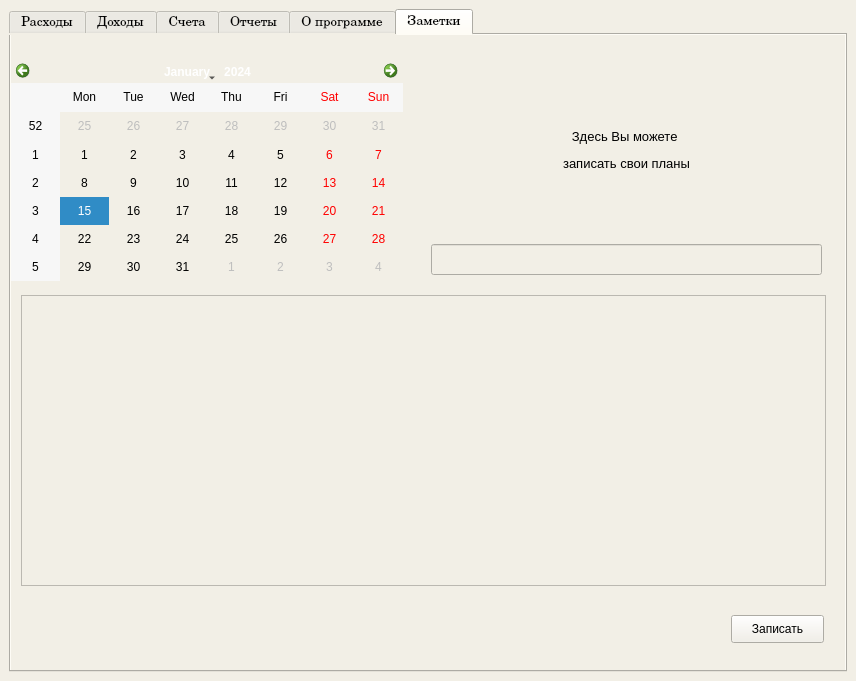
<?xml version="1.0" encoding="UTF-8"?>
<ui version="4.0">
 <class>MainWindow</class>
 <widget class="QMainWindow" name="MainWindow">
  <property name="geometry">
   <rect>
    <x>0</x>
    <y>0</y>
    <width>856</width>
    <height>681</height>
   </rect>
  </property>
  <property name="sizePolicy">
   <sizepolicy hsizetype="Expanding" vsizetype="Expanding">
    <horstretch>0</horstretch>
    <verstretch>0</verstretch>
   </sizepolicy>
  </property>
  <property name="windowTitle">
   <string>Home Finance</string>
  </property>
  <property name="styleSheet">
   <string notr="true">background-color: rgb(242, 239, 230);
</string>
  </property>
  <widget class="QWidget" name="centralwidget">
   <layout class="QGridLayout" name="gridLayout">
    <item row="0" column="0">
     <widget class="QTabWidget" name="tabWidget">
      <property name="font">
       <font>
        <family>Century Schoolbook</family>
        <pointsize>10</pointsize>
       </font>
      </property>
      <property name="currentIndex">
       <number>5</number>
      </property>
      <widget class="QWidget" name="tab_spent">
       <attribute name="title">
        <string>Расходы</string>
       </attribute>
       <layout class="QGridLayout" name="gridLayout_7">
        <item row="2" column="0">
         <widget class="QTableWidget" name="table_waste">
          <property name="font">
           <font>
            <family>Century Schoolbook</family>
           </font>
          </property>
          <property name="styleSheet">
           <string notr="true">background-color: rgb(255, 254, 244);</string>
          </property>
         </widget>
        </item>
        <item row="1" column="0">
         <layout class="QGridLayout" name="gridLayout_3">
          <item row="3" column="0">
           <widget class="QLabel" name="label_8">
            <property name="font">
             <font>
              <family>Century Schoolbook</family>
              <pointsize>13</pointsize>
             </font>
            </property>
            <property name="text">
             <string>Тип дохода</string>
            </property>
           </widget>
          </item>
          <item row="2" column="1">
           <widget class="QLineEdit" name="write_money_waste">
            <property name="font">
             <font>
              <family>Century Schoolbook</family>
              <pointsize>13</pointsize>
             </font>
            </property>
           </widget>
          </item>
          <item row="1" column="1">
           <widget class="QDateEdit" name="write_date_waste">
            <property name="font">
             <font>
              <family>Century Schoolbook</family>
              <pointsize>13</pointsize>
             </font>
            </property>
            <property name="dateTime">
             <datetime>
              <hour>0</hour>
              <minute>0</minute>
              <second>0</second>
              <year>2021</year>
              <month>1</month>
              <day>1</day>
             </datetime>
            </property>
           </widget>
          </item>
          <item row="3" column="1">
           <widget class="QComboBox" name="write_checking_waste">
            <property name="font">
             <font>
              <family>Century Schoolbook</family>
              <pointsize>13</pointsize>
             </font>
            </property>
           </widget>
          </item>
          <item row="0" column="0" colspan="3">
           <widget class="QLabel" name="label_10">
            <property name="minimumSize">
             <size>
              <width>0</width>
              <height>35</height>
             </size>
            </property>
            <property name="font">
             <font>
              <family>Century Schoolbook</family>
              <pointsize>14</pointsize>
              <weight>75</weight>
              <bold>true</bold>
             </font>
            </property>
            <property name="styleSheet">
             <string notr="true"/>
            </property>
            <property name="text">
             <string>Заполни форму, чтобы указать расход</string>
            </property>
            <property name="alignment">
             <set>Qt::AlignCenter</set>
            </property>
           </widget>
          </item>
          <item row="4" column="0">
           <widget class="QLabel" name="label_9">
            <property name="font">
             <font>
              <family>Century Schoolbook</family>
              <pointsize>13</pointsize>
             </font>
            </property>
            <property name="text">
             <string>Счёт</string>
            </property>
           </widget>
          </item>
          <item row="6" column="0" colspan="2">
           <widget class="QPushButton" name="btn_new_waste">
            <property name="font">
             <font>
              <family>Century Schoolbook</family>
              <pointsize>16</pointsize>
             </font>
            </property>
            <property name="styleSheet">
             <string notr="true">background-color: rgb(246, 184, 61);</string>
            </property>
            <property name="text">
             <string>указать расход</string>
            </property>
           </widget>
          </item>
          <item row="4" column="1">
           <widget class="QComboBox" name="write_type_waste">
            <property name="font">
             <font>
              <family>Century Schoolbook</family>
              <pointsize>13</pointsize>
             </font>
            </property>
           </widget>
          </item>
          <item row="5" column="0">
           <widget class="QLabel" name="label_14">
            <property name="font">
             <font>
              <family>Century Schoolbook</family>
              <pointsize>13</pointsize>
             </font>
            </property>
            <property name="text">
             <string>Примечание</string>
            </property>
           </widget>
          </item>
          <item row="1" column="0">
           <widget class="QLabel" name="label_6">
            <property name="font">
             <font>
              <family>Century Schoolbook</family>
              <pointsize>13</pointsize>
             </font>
            </property>
            <property name="text">
             <string>Дата</string>
            </property>
           </widget>
          </item>
          <item row="2" column="0">
           <widget class="QLabel" name="label_7">
            <property name="font">
             <font>
              <family>Century Schoolbook</family>
              <pointsize>13</pointsize>
             </font>
            </property>
            <property name="text">
             <string>Сумма</string>
            </property>
           </widget>
          </item>
          <item row="5" column="1">
           <widget class="QLineEdit" name="write_other_waste">
            <property name="font">
             <font>
              <family>Century Schoolbook</family>
              <pointsize>13</pointsize>
             </font>
            </property>
           </widget>
          </item>
         </layout>
        </item>
       </layout>
      </widget>
      <widget class="QWidget" name="tab_income">
       <attribute name="title">
        <string>Доходы</string>
       </attribute>
       <layout class="QGridLayout" name="gridLayout_2">
        <item row="0" column="0">
         <layout class="QGridLayout" name="gridLayout_8">
          <item row="1" column="2">
           <widget class="QDateEdit" name="write_date_profit">
            <property name="font">
             <font>
              <family>Century Schoolbook</family>
              <pointsize>13</pointsize>
             </font>
            </property>
            <property name="dateTime">
             <datetime>
              <hour>0</hour>
              <minute>0</minute>
              <second>0</second>
              <year>2021</year>
              <month>1</month>
              <day>1</day>
             </datetime>
            </property>
           </widget>
          </item>
          <item row="5" column="2">
           <widget class="QLineEdit" name="write_other_profit">
            <property name="font">
             <font>
              <family>Century Schoolbook</family>
              <pointsize>13</pointsize>
             </font>
            </property>
           </widget>
          </item>
          <item row="2" column="1">
           <widget class="QLabel" name="label_3">
            <property name="font">
             <font>
              <family>Century Schoolbook</family>
              <pointsize>13</pointsize>
             </font>
            </property>
            <property name="text">
             <string>Сумма</string>
            </property>
           </widget>
          </item>
          <item row="2" column="2">
           <widget class="QLineEdit" name="write_money_profit">
            <property name="font">
             <font>
              <family>Century Schoolbook</family>
              <pointsize>13</pointsize>
             </font>
            </property>
           </widget>
          </item>
          <item row="4" column="1">
           <widget class="QLabel" name="label_5">
            <property name="font">
             <font>
              <family>Century Schoolbook</family>
              <pointsize>13</pointsize>
             </font>
            </property>
            <property name="text">
             <string>Счёт</string>
            </property>
           </widget>
          </item>
          <item row="5" column="1">
           <widget class="QLabel" name="label_13">
            <property name="font">
             <font>
              <family>Century Schoolbook</family>
              <pointsize>13</pointsize>
             </font>
            </property>
            <property name="text">
             <string>Примечание</string>
            </property>
           </widget>
          </item>
          <item row="4" column="2">
           <widget class="QComboBox" name="write_bill_profit">
            <property name="font">
             <font>
              <family>Century Schoolbook</family>
              <pointsize>13</pointsize>
             </font>
            </property>
           </widget>
          </item>
          <item row="3" column="1">
           <widget class="QLabel" name="label_4">
            <property name="font">
             <font>
              <family>Century Schoolbook</family>
              <pointsize>13</pointsize>
             </font>
            </property>
            <property name="text">
             <string>Тип дохода</string>
            </property>
           </widget>
          </item>
          <item row="3" column="2">
           <widget class="QComboBox" name="write_kind_of_profit">
            <property name="font">
             <font>
              <family>Century Schoolbook</family>
              <pointsize>13</pointsize>
             </font>
            </property>
           </widget>
          </item>
          <item row="1" column="1">
           <widget class="QLabel" name="label_2">
            <property name="font">
             <font>
              <family>Century Schoolbook</family>
              <pointsize>13</pointsize>
             </font>
            </property>
            <property name="text">
             <string>Дата</string>
            </property>
           </widget>
          </item>
          <item row="6" column="1" colspan="2">
           <widget class="QPushButton" name="btn_new_profit">
            <property name="font">
             <font>
              <family>Century Schoolbook</family>
              <pointsize>16</pointsize>
             </font>
            </property>
            <property name="styleSheet">
             <string notr="true">background-color: rgb(246, 184, 61);</string>
            </property>
            <property name="text">
             <string> внести новый доход</string>
            </property>
           </widget>
          </item>
          <item row="0" column="1" colspan="3">
           <widget class="QLabel" name="label">
            <property name="minimumSize">
             <size>
              <width>0</width>
              <height>35</height>
             </size>
            </property>
            <property name="font">
             <font>
              <family>Century Schoolbook</family>
              <pointsize>14</pointsize>
              <weight>75</weight>
              <italic>false</italic>
              <bold>true</bold>
             </font>
            </property>
            <property name="styleSheet">
             <string notr="true"/>
            </property>
            <property name="text">
             <string>Заполни форму, чтобы внести деньги на счет</string>
            </property>
            <property name="alignment">
             <set>Qt::AlignCenter</set>
            </property>
           </widget>
          </item>
         </layout>
        </item>
        <item row="1" column="0">
         <widget class="QTableWidget" name="table_income">
          <property name="font">
           <font>
            <family>Century Schoolbook</family>
           </font>
          </property>
          <property name="styleSheet">
           <string notr="true">background-color: rgb(255, 254, 244);</string>
          </property>
         </widget>
        </item>
       </layout>
      </widget>
      <widget class="QWidget" name="tab_checking">
       <attribute name="title">
        <string>Счета</string>
       </attribute>
       <layout class="QGridLayout" name="gridLayout_4">
        <item row="0" column="0">
         <layout class="QGridLayout" name="gridLayout_9">
          <item row="1" column="0">
           <widget class="QLabel" name="label_15">
            <property name="font">
             <font>
              <family>Century Schoolbook</family>
              <pointsize>13</pointsize>
             </font>
            </property>
            <property name="text">
             <string>Название</string>
            </property>
           </widget>
          </item>
          <item row="1" column="1">
           <widget class="QLineEdit" name="write_new_bill">
            <property name="font">
             <font>
              <family>Century Schoolbook</family>
              <pointsize>13</pointsize>
             </font>
            </property>
           </widget>
          </item>
          <item row="0" column="0" colspan="3">
           <widget class="QLabel" name="label_16">
            <property name="minimumSize">
             <size>
              <width>0</width>
              <height>35</height>
             </size>
            </property>
            <property name="font">
             <font>
              <family>Georgia</family>
              <pointsize>14</pointsize>
              <weight>75</weight>
              <bold>true</bold>
             </font>
            </property>
            <property name="styleSheet">
             <string notr="true"/>
            </property>
            <property name="text">
             <string>Заполни форму, чтобы добавить новый счёт</string>
            </property>
            <property name="alignment">
             <set>Qt::AlignCenter</set>
            </property>
           </widget>
          </item>
          <item row="2" column="0" colspan="2">
           <widget class="QPushButton" name="btn_new_bill">
            <property name="font">
             <font>
              <family>Century Schoolbook</family>
              <pointsize>16</pointsize>
             </font>
            </property>
            <property name="styleSheet">
             <string notr="true">background-color: rgb(246, 184, 61);</string>
            </property>
            <property name="text">
             <string>завести новый счёт</string>
            </property>
           </widget>
          </item>
         </layout>
        </item>
        <item row="1" column="0">
         <widget class="QTableWidget" name="table_bill">
          <property name="styleSheet">
           <string notr="true">background-color: rgb(255, 254, 244);</string>
          </property>
         </widget>
        </item>
       </layout>
      </widget>
      <widget class="QWidget" name="tab_stat">
       <attribute name="title">
        <string>Отчеты</string>
       </attribute>
       <layout class="QVBoxLayout" name="verticalLayout_5">
        <item>
         <layout class="QGridLayout" name="gridLayout_5">
          <item row="2" column="2">
           <widget class="QDateEdit" name="date_stat_2">
            <property name="font">
             <font>
              <family>Century Schoolbook</family>
              <pointsize>13</pointsize>
             </font>
            </property>
            <property name="dateTime">
             <datetime>
              <hour>0</hour>
              <minute>0</minute>
              <second>0</second>
              <year>2021</year>
              <month>1</month>
              <day>2</day>
             </datetime>
            </property>
           </widget>
          </item>
          <item row="1" column="0">
           <spacer name="horizontalSpacer_3">
            <property name="orientation">
             <enum>Qt::Horizontal</enum>
            </property>
            <property name="sizeType">
             <enum>QSizePolicy::Maximum</enum>
            </property>
            <property name="sizeHint" stdset="0">
             <size>
              <width>150</width>
              <height>20</height>
             </size>
            </property>
           </spacer>
          </item>
          <item row="0" column="3">
           <spacer name="horizontalSpacer_6">
            <property name="orientation">
             <enum>Qt::Horizontal</enum>
            </property>
            <property name="sizeType">
             <enum>QSizePolicy::Maximum</enum>
            </property>
            <property name="sizeHint" stdset="0">
             <size>
              <width>50</width>
              <height>20</height>
             </size>
            </property>
           </spacer>
          </item>
          <item row="1" column="1">
           <widget class="QLabel" name="label_19">
            <property name="font">
             <font>
              <family>Century Schoolbook</family>
              <pointsize>13</pointsize>
             </font>
            </property>
            <property name="text">
             <string>&lt;html&gt;&lt;head/&gt;&lt;body&gt;&lt;p align=&quot;right&quot;&gt;с&lt;/p&gt;&lt;/body&gt;&lt;/html&gt;</string>
            </property>
           </widget>
          </item>
          <item row="1" column="2">
           <widget class="QDateEdit" name="date_stat_1">
            <property name="font">
             <font>
              <family>Century Schoolbook</family>
              <pointsize>13</pointsize>
             </font>
            </property>
            <property name="dateTime">
             <datetime>
              <hour>0</hour>
              <minute>0</minute>
              <second>0</second>
              <year>2021</year>
              <month>1</month>
              <day>1</day>
             </datetime>
            </property>
           </widget>
          </item>
          <item row="2" column="1">
           <widget class="QLabel" name="label_20">
            <property name="font">
             <font>
              <family>Century Schoolbook</family>
              <pointsize>13</pointsize>
             </font>
            </property>
            <property name="text">
             <string>&lt;html&gt;&lt;head/&gt;&lt;body&gt;&lt;p align=&quot;right&quot;&gt;по&lt;/p&gt;&lt;/body&gt;&lt;/html&gt;</string>
            </property>
           </widget>
          </item>
          <item row="0" column="4">
           <widget class="QLabel" name="label_23">
            <property name="font">
             <font>
              <family>Century Schoolbook</family>
              <pointsize>13</pointsize>
              <weight>75</weight>
              <bold>true</bold>
             </font>
            </property>
            <property name="text">
             <string>&lt;html&gt;&lt;head/&gt;&lt;body&gt;&lt;p align=&quot;center&quot;&gt;Выбери тип расхода&lt;/p&gt;&lt;/body&gt;&lt;/html&gt;</string>
            </property>
           </widget>
          </item>
          <item row="0" column="2">
           <widget class="QLabel" name="label_18">
            <property name="font">
             <font>
              <family>Century Schoolbook</family>
              <pointsize>13</pointsize>
              <weight>75</weight>
              <bold>true</bold>
             </font>
            </property>
            <property name="text">
             <string>&lt;html&gt;&lt;head/&gt;&lt;body&gt;&lt;p align=&quot;center&quot;&gt;Выбери период отчета&lt;/p&gt;&lt;/body&gt;&lt;/html&gt;</string>
            </property>
           </widget>
          </item>
          <item row="1" column="6">
           <spacer name="horizontalSpacer_4">
            <property name="orientation">
             <enum>Qt::Horizontal</enum>
            </property>
            <property name="sizeType">
             <enum>QSizePolicy::Maximum</enum>
            </property>
            <property name="sizeHint" stdset="0">
             <size>
              <width>150</width>
              <height>20</height>
             </size>
            </property>
           </spacer>
          </item>
          <item row="3" column="2">
           <spacer name="horizontalSpacer_5">
            <property name="orientation">
             <enum>Qt::Horizontal</enum>
            </property>
            <property name="sizeType">
             <enum>QSizePolicy::Maximum</enum>
            </property>
            <property name="sizeHint" stdset="0">
             <size>
              <width>100</width>
              <height>10</height>
             </size>
            </property>
           </spacer>
          </item>
          <item row="4" column="1" colspan="4">
           <widget class="QPushButton" name="btn_stat_waste">
            <property name="font">
             <font>
              <family>Century Schoolbook</family>
              <pointsize>16</pointsize>
              <weight>75</weight>
              <bold>true</bold>
             </font>
            </property>
            <property name="styleSheet">
             <string notr="true">background-color: rgb(246, 184, 61);</string>
            </property>
            <property name="text">
             <string>Рассчитать</string>
            </property>
           </widget>
          </item>
          <item row="6" column="1" colspan="4">
           <widget class="QLabel" name="label_24">
            <property name="font">
             <font>
              <family>Century Schoolbook</family>
              <pointsize>13</pointsize>
              <weight>75</weight>
              <bold>true</bold>
             </font>
            </property>
            <property name="text">
             <string>&lt;html&gt;&lt;head/&gt;&lt;body&gt;&lt;p align=&quot;center&quot;&gt;Потрачено&lt;/p&gt;&lt;/body&gt;&lt;/html&gt;</string>
            </property>
           </widget>
          </item>
          <item row="7" column="1" colspan="4">
           <widget class="QLabel" name="label_report_stat_waste">
            <property name="font">
             <font>
              <family>Century Schoolbook</family>
              <pointsize>20</pointsize>
              <weight>75</weight>
              <bold>true</bold>
             </font>
            </property>
            <property name="text">
             <string>&lt;html&gt;&lt;head/&gt;&lt;body&gt;&lt;p align=&quot;center&quot;&gt;0 руб&lt;/p&gt;&lt;/body&gt;&lt;/html&gt;</string>
            </property>
           </widget>
          </item>
          <item row="5" column="2">
           <spacer name="horizontalSpacer_7">
            <property name="orientation">
             <enum>Qt::Horizontal</enum>
            </property>
            <property name="sizeType">
             <enum>QSizePolicy::Maximum</enum>
            </property>
            <property name="sizeHint" stdset="0">
             <size>
              <width>100</width>
              <height>10</height>
             </size>
            </property>
           </spacer>
          </item>
          <item row="1" column="4">
           <widget class="QComboBox" name="comboBox">
            <property name="font">
             <font>
              <family>Century Schoolbook</family>
              <pointsize>13</pointsize>
             </font>
            </property>
           </widget>
          </item>
         </layout>
        </item>
        <item>
         <spacer name="horizontalSpacer">
          <property name="orientation">
           <enum>Qt::Horizontal</enum>
          </property>
          <property name="sizeHint" stdset="0">
           <size>
            <width>40</width>
            <height>10</height>
           </size>
          </property>
         </spacer>
        </item>
        <item>
         <layout class="QGridLayout" name="gridLayout_6">
          <item row="1" column="0">
           <widget class="QLabel" name="label_all_profit">
            <property name="minimumSize">
             <size>
              <width>0</width>
              <height>50</height>
             </size>
            </property>
            <property name="font">
             <font>
              <family>Century Schoolbook</family>
              <pointsize>23</pointsize>
              <weight>75</weight>
              <bold>true</bold>
             </font>
            </property>
            <property name="styleSheet">
             <string notr="true">background-color: rgb(246, 184, 61);</string>
            </property>
            <property name="text">
             <string>&lt;html&gt;&lt;head/&gt;&lt;body&gt;&lt;p align=&quot;center&quot;&gt;0 руб&lt;/p&gt;&lt;/body&gt;&lt;/html&gt;</string>
            </property>
           </widget>
          </item>
          <item row="3" column="0" colspan="2">
           <widget class="QLabel" name="label_30">
            <property name="enabled">
             <bool>true</bool>
            </property>
            <property name="minimumSize">
             <size>
              <width>0</width>
              <height>40</height>
             </size>
            </property>
            <property name="font">
             <font>
              <family>Century Schoolbook</family>
              <pointsize>12</pointsize>
              <weight>75</weight>
              <bold>true</bold>
             </font>
            </property>
            <property name="styleSheet">
             <string notr="true">background-color: rgb(213, 210, 195);</string>
            </property>
            <property name="text">
             <string>&lt;html&gt;&lt;head/&gt;&lt;body&gt;&lt;p align=&quot;center&quot;&gt; остаток на всех счетах&lt;/p&gt;&lt;/body&gt;&lt;/html&gt;</string>
            </property>
           </widget>
          </item>
          <item row="0" column="1">
           <widget class="QLabel" name="label_28">
            <property name="font">
             <font>
              <family>Century Schoolbook</family>
              <pointsize>12</pointsize>
              <weight>75</weight>
              <bold>true</bold>
             </font>
            </property>
            <property name="styleSheet">
             <string notr="true">background-color: rgb(213, 210, 195);</string>
            </property>
            <property name="text">
             <string>&lt;html&gt;&lt;head/&gt;&lt;body&gt;&lt;p align=&quot;center&quot;&gt;всего потрачено &lt;/p&gt;&lt;/body&gt;&lt;/html&gt;</string>
            </property>
           </widget>
          </item>
          <item row="0" column="0">
           <widget class="QLabel" name="label_26">
            <property name="minimumSize">
             <size>
              <width>0</width>
              <height>40</height>
             </size>
            </property>
            <property name="font">
             <font>
              <family>Century Schoolbook</family>
              <pointsize>12</pointsize>
              <weight>75</weight>
              <bold>true</bold>
             </font>
            </property>
            <property name="styleSheet">
             <string notr="true">background-color: rgb(213, 210, 195);</string>
            </property>
            <property name="text">
             <string>&lt;html&gt;&lt;head/&gt;&lt;body&gt;&lt;p align=&quot;center&quot;&gt;всего заработано &lt;/p&gt;&lt;/body&gt;&lt;/html&gt;</string>
            </property>
           </widget>
          </item>
          <item row="1" column="1">
           <widget class="QLabel" name="label_all_waste">
            <property name="font">
             <font>
              <family>Century Schoolbook</family>
              <pointsize>23</pointsize>
              <weight>75</weight>
              <bold>true</bold>
             </font>
            </property>
            <property name="styleSheet">
             <string notr="true">background-color: rgb(246, 184, 61);</string>
            </property>
            <property name="text">
             <string>&lt;html&gt;&lt;head/&gt;&lt;body&gt;&lt;p align=&quot;center&quot;&gt;0 руб&lt;/p&gt;&lt;/body&gt;&lt;/html&gt;</string>
            </property>
           </widget>
          </item>
          <item row="2" column="0" colspan="2">
           <spacer name="horizontalSpacer_8">
            <property name="orientation">
             <enum>Qt::Horizontal</enum>
            </property>
            <property name="sizeHint" stdset="0">
             <size>
              <width>40</width>
              <height>10</height>
             </size>
            </property>
           </spacer>
          </item>
         </layout>
        </item>
        <item>
         <widget class="QLabel" name="label_all_money_now">
          <property name="font">
           <font>
            <family>Century Schoolbook</family>
            <pointsize>23</pointsize>
            <weight>75</weight>
            <bold>true</bold>
           </font>
          </property>
          <property name="styleSheet">
           <string notr="true">background-color: rgb(246, 184, 61);</string>
          </property>
          <property name="text">
           <string>&lt;html&gt;&lt;head/&gt;&lt;body&gt;&lt;p align=&quot;center&quot;&gt;0 руб&lt;/p&gt;&lt;/body&gt;&lt;/html&gt;</string>
          </property>
         </widget>
        </item>
        <item>
         <spacer name="horizontalSpacer_2">
          <property name="orientation">
           <enum>Qt::Horizontal</enum>
          </property>
          <property name="sizeHint" stdset="0">
           <size>
            <width>40</width>
            <height>10</height>
           </size>
          </property>
         </spacer>
        </item>
       </layout>
      </widget>
      <widget class="QWidget" name="tab_faq">
       <attribute name="title">
        <string>О программе</string>
       </attribute>
       <layout class="QVBoxLayout" name="verticalLayout">
        <item>
         <widget class="QLabel" name="label_11">
          <property name="minimumSize">
           <size>
            <width>806</width>
            <height>0</height>
           </size>
          </property>
          <property name="mouseTracking">
           <bool>false</bool>
          </property>
          <property name="toolTip">
           <string>&lt;html&gt;&lt;head/&gt;&lt;body&gt;&lt;p align=&quot;center&quot;&gt;&lt;span style=&quot; font-size:10pt;&quot;&gt;Проблема управления личным бюджетом является актуальной для каждого человека.&lt;/span&gt;&lt;/p&gt;&lt;p align=&quot;center&quot;&gt;&lt;span style=&quot; font-size:10pt;&quot;&gt;Мы постоянно совершаем различные покупки, берём деньги в долг, храним сбережения.&lt;/span&gt;&lt;/p&gt;&lt;p align=&quot;center&quot;&gt;&lt;span style=&quot; font-size:10pt;&quot;&gt;При этом наш бюджет используется неэффективно, если мы бесконтрольно тратим имеющиеся финансы. Грамотно распоряжающийся своим бюджетом человек постоянно следим за тем, сколько денег у него есть, рассчитывает, сколько денег ему нужно потратить, и принимает решения, где он может сэкономить и от чего он может вообще отказаться. Мы поможем многократно упростить данные процессы.&lt;/span&gt;&lt;/p&gt;&lt;p align=&quot;center&quot;&gt;&lt;span style=&quot; font-size:10pt;&quot;&gt;Наша программа создана, чтобы упростить контроль за Вашими расходами.&lt;/span&gt;&lt;/p&gt;&lt;p align=&quot;center&quot;&gt;&lt;span style=&quot; font-size:10pt;&quot;&gt;Ежедневно Вы можете указывать свои траты и просматривать расходы за &lt;/span&gt;&lt;/p&gt;&lt;p align=&quot;center&quot;&gt;&lt;span style=&quot; font-size:10pt;&quot;&gt;тот или иной период. Для упрощения этой задачи Вы можете просматривать расходы по категориям. Таким образом Вам будет гораздо легче понять на что Выатите свои средства и где можете сэкономить. &lt;/span&gt;&lt;/p&gt;&lt;/body&gt;&lt;/html&gt;</string>
          </property>
          <property name="text">
           <string>Проблема управления личным бюджетом является актуальной для каждого человека.
Мы постоянно совершаем различные покупки, берём деньги в долг, храним сбережения.
При этом наш бюджет используется неэффективно, если мы бесконтрольно тратим имеющиеся финансы.
Грамотно распоряжающийся своим бюджетом человек постоянно следим за тем, сколько денег у него есть,
рассчитывает, сколько денег ему нужно потратить, и принимает решения, где он может сэкономить и от чего он может
вообще отказаться. Мы поможем многократно упростить данные процессы.
Наша программа создана, чтобы упростить контроль за Вашими расходами.
Ежедневно Вы можете указывать свои траты и просматривать расходы за 
тот или иной период. Для упрощения этой задачи Вы можете просматривать расходы по категориям.
Таким образом Вам будет гораздо легче понять на что Вы тратите свои средства и где можете сэкономить. 
</string>
          </property>
         </widget>
        </item>
        <item>
         <widget class="QLabel" name="label_21">
          <property name="text">
           <string>TextLabel</string>
          </property>
         </widget>
        </item>
       </layout>
      </widget>
      <widget class="QWidget" name="tab">
       <attribute name="title">
        <string>Заметки</string>
       </attribute>
       <widget class="QLineEdit" name="lineEdit">
        <property name="geometry">
         <rect>
          <x>420</x>
          <y>209</y>
          <width>391</width>
          <height>31</height>
         </rect>
        </property>
       </widget>
       <widget class="QTableView" name="tableView">
        <property name="geometry">
         <rect>
          <x>10</x>
          <y>260</y>
          <width>805</width>
          <height>291</height>
         </rect>
        </property>
       </widget>
       <widget class="QCalendarWidget" name="calendarWidget">
        <property name="geometry">
         <rect>
          <x>0</x>
          <y>25</y>
          <width>392</width>
          <height>221</height>
         </rect>
        </property>
       </widget>
       <widget class="QLabel" name="label_22">
        <property name="geometry">
         <rect>
          <x>530</x>
          <y>30</y>
          <width>171</width>
          <height>171</height>
         </rect>
        </property>
        <property name="text">
         <string>&lt;html&gt;&lt;head/&gt;&lt;body&gt;&lt;p align=&quot;center&quot;&gt;&lt;span style=&quot; font-size:10pt;&quot;&gt;Здесь Вы можете &lt;/span&gt;&lt;/p&gt;&lt;p align=&quot;center&quot;&gt;&lt;span style=&quot; font-size:10pt;&quot;&gt;записать свои планы&lt;/span&gt;&lt;/p&gt;&lt;/body&gt;&lt;/html&gt;</string>
        </property>
       </widget>
       <widget class="QPushButton" name="pushButton">
        <property name="geometry">
         <rect>
          <x>720</x>
          <y>580</y>
          <width>93</width>
          <height>28</height>
         </rect>
        </property>
        <property name="text">
         <string>Записать</string>
        </property>
       </widget>
       <zorder>lineEdit</zorder>
       <zorder>tableView</zorder>
       <zorder>label_22</zorder>
       <zorder>calendarWidget</zorder>
       <zorder>pushButton</zorder>
      </widget>
     </widget>
    </item>
   </layout>
  </widget>
  <action name="action_new_income">
   <property name="text">
    <string>Новый доход</string>
   </property>
  </action>
  <action name="action_new_spent">
   <property name="text">
    <string>Новый расход</string>
   </property>
  </action>
  <action name="action_new_checking">
   <property name="text">
    <string>Новый счет</string>
   </property>
  </action>
  <action name="action_see_income">
   <property name="text">
    <string>Доходы</string>
   </property>
  </action>
  <action name="action_see_spent">
   <property name="text">
    <string>Расходы</string>
   </property>
  </action>
  <action name="action_FAQ">
   <property name="text">
    <string>Посмотреть справку</string>
   </property>
  </action>
 </widget>
 <resources/>
 <connections/>
</ui>
